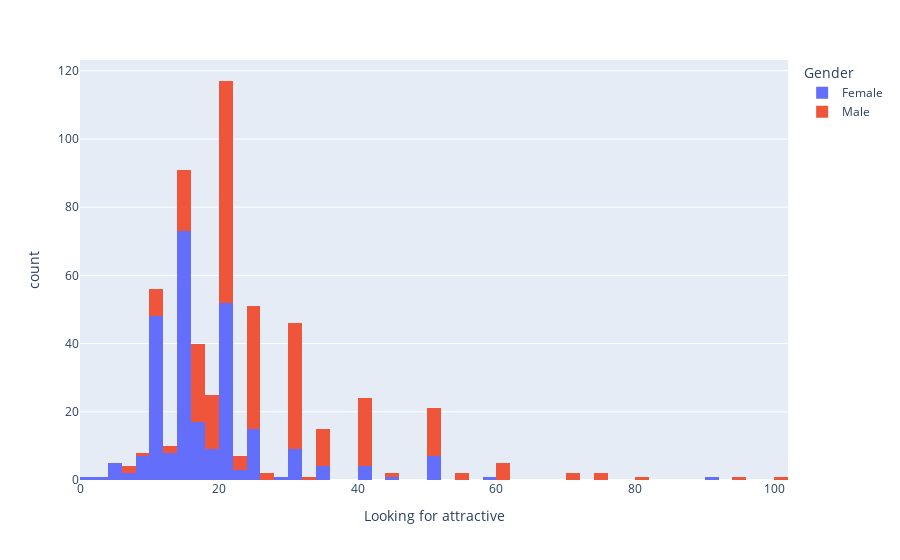

Notebook code for this chart:
### Code cell
df_partners=df_partners.sort_values("Looking for attractive")
fig = px.histogram(df_partners,x='Looking for attractive', color='Gender',nbins=100)
fig.show()

### Figure 1 — Plotly figure (JSON) as saved in the notebook; plotly's stock layout.template omitted (floating-point values rounded to 4 significant figures; data arrays with more than 128 entries replaced by an {"elided": "..."} marker saying what was removed)
{"data": [{"alignmentgroup": "True", "bingroup": "x", "hovertemplate": "Gender=Female<br>Looking for attractive=%{x}<br>count=%{y}<extra></extra>", "legendgroup": "Female", "marker": {"color": "#636efa", "pattern": {"shape": ""}}, "name": "Female", "nbinsx": 100, "offsetgroup": "Female", "orientation": "v", "showlegend": true, "type": "histogram", "x": {"elided": "274 float values"}, "xaxis": "x", "yaxis": "y"}, {"alignmentgroup": "True", "bingroup": "x", "hovertemplate": "Gender=Male<br>Looking for attractive=%{x}<br>count=%{y}<extra></extra>", "legendgroup": "Male", "marker": {"color": "#EF553B", "pattern": {"shape": ""}}, "name": "Male", "nbinsx": 100, "offsetgroup": "Male", "orientation": "v", "showlegend": true, "type": "histogram", "x": {"elided": "277 float values"}, "xaxis": "x", "yaxis": "y"}], "layout": {"barmode": "relative", "legend": {"title": {"text": "Gender"}, "tracegroupgap": 0}, "margin": {"t": 60}, "xaxis": {"anchor": "y", "domain": [0, 1], "title": {"text": "Looking for attractive"}}, "yaxis": {"anchor": "x", "domain": [0, 1], "title": {"text": "count"}}}}
